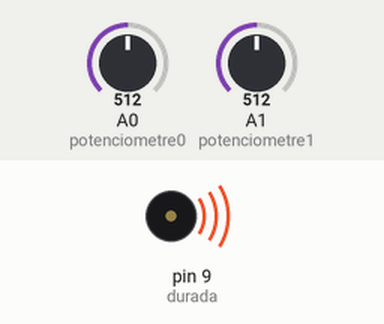
Simulated run of this sketch. Board: Arduino Uno, built with avr-gcc and run on an emulated ATmega328P. On the bench: buzzer (waves = sounding). Inputs (shaded band) come from the test bench; at power-on: A1 (potenciometre1) = 512, A0 (potenciometre0) = 512.

Above: at 11.0 s.
11.1 s: A1 (potenciometre1) set to 122
21.3 s: A0 (potenciometre0) set to 0
At 22.2 s:
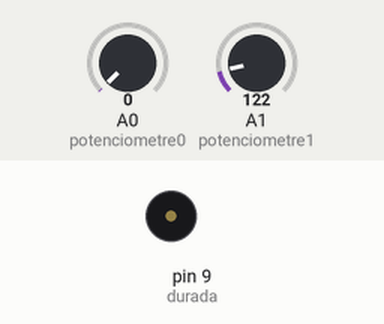
31.5 s: A0 (potenciometre0) set to 122
At 33.5 s:
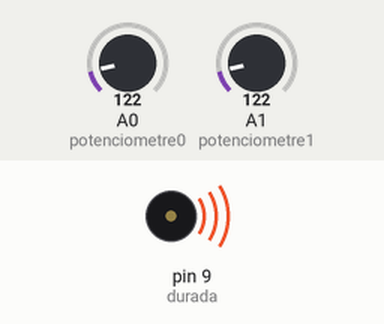
41.7 s: A1 (potenciometre1) set to 511
51.9 s: A1 (potenciometre1) set to 0
At 54.0 s:
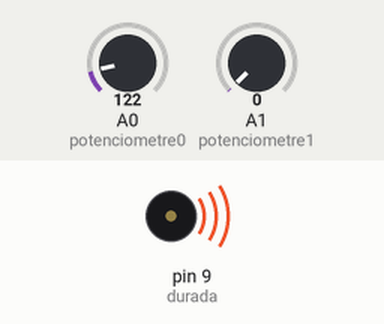
62.1 s: A1 (potenciometre1) set to 716
At 70.1 s:
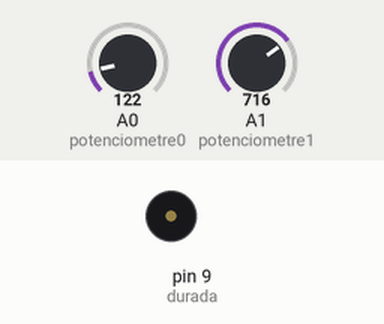
Timing chart, 0 to 71.6 s (numbered marks = the images above; inputs shaded):
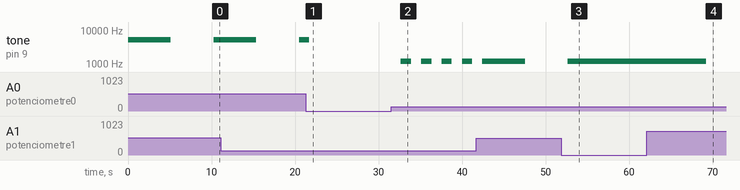

Measured:
- after the input at 21.3 s, tone on pin 9 (durada): goes on until 21.7 s, then stays silent
- after the input at 31.5 s, tone on pin 9 (durada): alternates 1220 Hz for 1.2 s and silent for 1.2 s, starting after 1.2 s
- after the input at 51.9 s, tone on pin 9 (durada): goes on until 52.7 s, then stays 1220 Hz
- after the input at 62.1 s, tone on pin 9 (durada): 1220 Hz → silent after 7.2 s

The sketch:

PROJECTE.SIRENA.3.ino
```cpp
/******************************************************************************
**                                                                           **
**                              Sirena                                        **
**                                                                           **
**                                                                           **
******************************************************************************/
//****** Includes *************************************************************

//****** Variables ************************************************************
int durada = 9;
const int potenciometre0 = A0;
const int potenciometre1 = A1;
int valPot0;
int valPot1;
int freq;

//****** Funcions ************************************************************

void setup() {
  // put your setup code here, to run once:
pinMode(durada,OUTPUT);
}

void loop() {
  // put your main code here, to run repeatedly:
valPot0= analogRead (potenciometre0)*10;
valPot1= analogRead (potenciometre1)*10;


tone (durada,valPot0,valPot1);
delay(2*valPot1);


}
```
